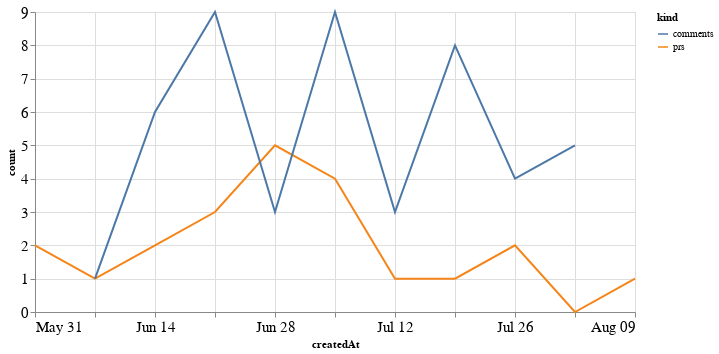

The notebook cell saved with this chart:
### Code cell
alt.Chart(total_time, width=600).mark_line().encode(
    x='createdAt',
    y='count',
    color='kind'
)

### Figure 1 — Vega-Lite specification as saved in the notebook (floating-point values rounded to 4 significant figures)
{"config": {"axisLeft": {"labelFontSize": 15}, "axisBottom": {"labelFontSize": 15}}, "data": {"name": "data-3bb7e04dd7ff3b37f6444ff21cbcadb7"}, "mark": "line", "encoding": {"color": {"type": "nominal", "field": "kind"}, "x": {"type": "temporal", "field": "createdAt"}, "y": {"type": "quantitative", "field": "count"}}, "width": 600, "$schema": "https://vega.github.io/schema/vega-lite/v4.8.1.json", "datasets": {"data-3bb7e04dd7ff3b37f6444ff21cbcadb7": [{"createdAt": "2020-05-31T00:00:00", "kind": "prs", "count": 2.0}, {"createdAt": "2020-06-07T00:00:00", "kind": "prs", "count": 1.0}, {"createdAt": "2020-06-14T00:00:00", "kind": "prs", "count": 2.0}, {"createdAt": "2020-06-21T00:00:00", "kind": "prs", "count": 3.0}, {"createdAt": "2020-06-28T00:00:00", "kind": "prs", "count": 5.0}, {"createdAt": "2020-07-05T00:00:00", "kind": "prs", "count": 4.0}, {"createdAt": "2020-07-12T00:00:00", "kind": "prs", "count": 1.0}, {"createdAt": "2020-07-19T00:00:00", "kind": "prs", "count": 1.0}, {"createdAt": "2020-07-26T00:00:00", "kind": "prs", "count": 2.0}, {"createdAt": "2020-08-02T00:00:00", "kind": "prs", "count": 0.0}, {"createdAt": "2020-08-09T00:00:00", "kind": "prs", "count": 1.0}, {"createdAt": "2020-05-31T00:00:00", "kind": "comments", "count": null}, {"createdAt": "2020-06-07T00:00:00", "kind": "comments", "count": 1.0}, {"createdAt": "2020-06-14T00:00:00", "kind": "comments", "count": 6.0}, {"createdAt": "2020-06-21T00:00:00", "kind": "comments", "count": 9.0}, {"createdAt": "2020-06-28T00:00:00", "kind": "comments", "count": 3.0}, {"createdAt": "2020-07-05T00:00:00", "kind": "comments", "count": 9.0}, {"createdAt": "2020-07-12T00:00:00", "kind": "comments", "count": 3.0}, {"createdAt": "2020-07-19T00:00:00", "kind": "comments", "count": 8.0}, {"createdAt": "2020-07-26T00:00:00", "kind": "comments", "count": 4.0}, {"createdAt": "2020-08-02T00:00:00", "kind": "comments", "count": 5.0}, {"createdAt": "2020-08-09T00:00:00", "kind": "comments", "count": null}]}}
